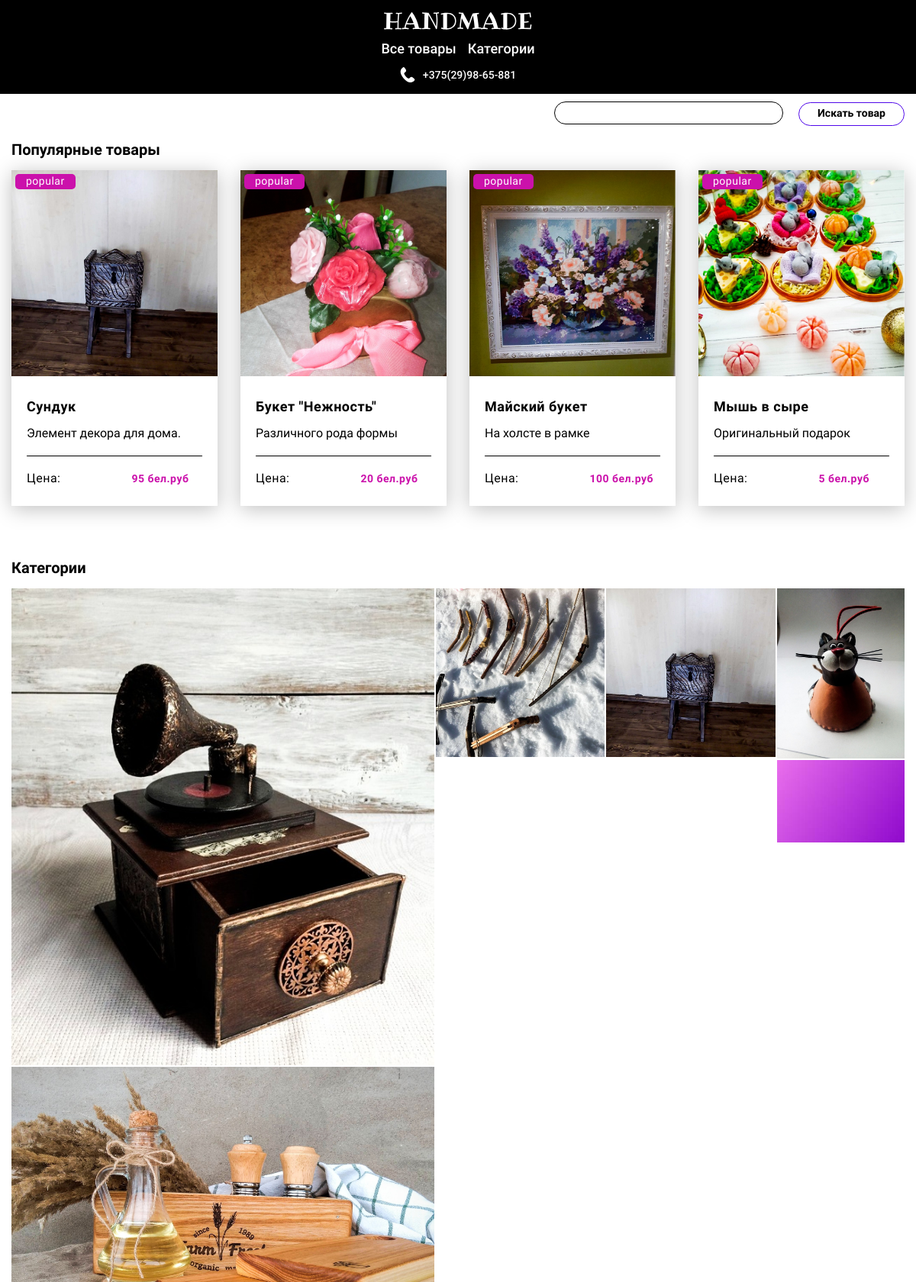
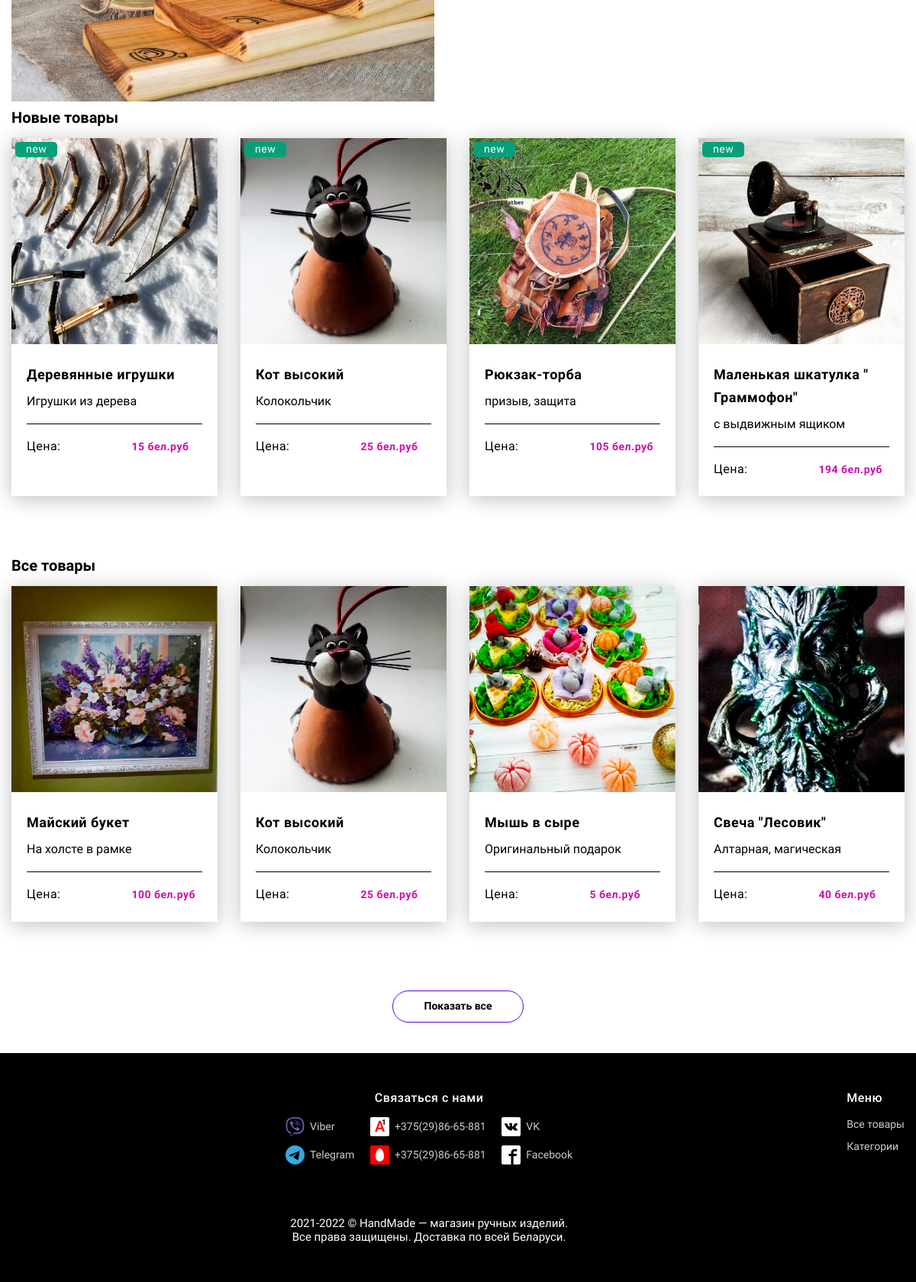
The page / on the database its author committed (2 pictures, top to bottom).
### app.py (models this page shows, shortened)
class Product(db.Model):
    id = db.Column(db.Integer, primary_key=True)
    title = db.Column(db.String(80), default='Product №' + id)
    desc = db.Column(db.Text, default='There is no description')
    desc_opt = db.Column(db.String(250), default='There is no description')
    date = db.Column(db.DateTime, default=datetime.utcnow)
    visibility = db.Column(db.Boolean, default=True)
    price = db.Column(db.Integer, nullable=True)
    categories = db.Column(db.String(250), nullable=True)
    image = db.Column(db.String(250), nullable=True)
    author = db.Column(db.String(250), nullable=True)
    availability = db.Column(db.Integer, nullable=True)
    assignment = db.Column(db.String(250), nullable=True)
    material = db.Column(db.String(250), nullable=True)
    material_opt = db.Column(db.String(250), nullable=True)
    color = db.Column(db.String(250), nullable=True)
    color_opt = db.Column(db.String(250), nullable=True)
    size = db.Column(db.String(250), nullable=True)
    weight = db.Column(db.String(250), nullable=True)
    guarantee = db.Column(db.String(250), nullable=True)

### app.py (the view)
@app.route('/')
def index():
    products = Product.query.filter(Product.visibility == True).filter(Product.categories != "").order_by(
        Product.date).all()
    four_popular_products = db.session.query(Product) \
        .outerjoin(Order, Product.id == Order.product_id) \
        .filter(Product.date >= datetime(datetime.today().year, datetime.today().month, day=1)) \
        .filter(Product.visibility == True) \
        .group_by(Product.id) \
        .order_by(db.func.count(Order.product_id).desc()) \
        .limit(4).all()
    four_products = Product.query.filter(Product.visibility == True).order_by(func.random()).limit(4).all()
    four_new_products = Product.query.filter(Product.visibility == True).order_by(Product.date.desc()).limit(4).all()
    categories = []
    cat_images = []
    for product in products:
        categories.append(product.categories)
        cat_images.append((product.image.split(' '))[0])
    cat_img = dict(zip(categories, cat_images))
    keys = list(set(cat_img.keys()))
    random.shuffle(keys)
    cat_img_shuffled = dict()
    for key in keys:
        cat_img_shuffled.update({key: cat_img[key]})
    categories = []
    cat_images = []
    for c, i in cat_img_shuffled.items():
        categories.append(c)
        cat_images.append(i)
    return render_template("index.html",
                           four_popular_products=four_popular_products,
                           four_products=four_products,
                           four_new_products=four_new_products,
                           categories=categories[:5],
                           cat_images=cat_images[:5])

### templates/index.html (shortened to what this page needs)
{% extends 'base.html' %}
{% block body %}
<div class="page">
        <div class="container">
            <div class="page__content">
                <section class="popular-goods">
                    <div class="popular-goods__title">Популярные товары</div>
                    <div class="cards">
                        {% for el in four_popular_products %}
                        <div class="card">
                            <a href="{{ url_for('product', id=el.id) }}" class="card__link">
                                <div class="card__top">
                                    <img src="{{ url_for('static', filename=(el.image.split(' '))[0]) }}" alt="card" class="card__img">
                                    <div class="card__type type_popular">popular</div>
                                </div>
                                <div class="card__bottom">
                                    <div class="card__title">{{el.title}}</div>
                                    <div class="card__text">{{el.desc_opt}}</div>
                                    <div class="card__price price_popular">Цена:<span>{{ el.price }} бел.руб</span></div>
                                </div>
                            </a>
                        </div>
                        {% endfor %}
                    </div>
                </section>
                <section class="categories">
                    <div class="categories__title">Категории</div>
                    <div class="categories__columns">
                        <div class="categories__col">
                            {% for i in range(2) %}
                            <div class="categorie__item">
                                <img class="categorie__img" src="{{ url_for('static', filename=cat_images[i]) }}" alt="categogrie__img">
                            </div>
                            {% endfor %}
                        </div>
                        <div class="categories__col">
                            <div class="categorie__item">
                                <img class="categorie__img" src="{{ url_for('static', filename=cat_images[2]) }}" alt="categogrie__img">
                            </div>
                        </div>
                        <div class="categories__col">
                            <div class="categorie__item">
                                <img class="categorie__img" src="{{ url_for('static', filename=cat_images[3]) }}" alt="categogrie__img">
                            </div>
                        </div>
                        <div class="categories__col">
                            <div class="categorie__item">
                                <img class="categorie__img" src="{{ url_for('static', filename=cat_images[4]) }}" alt="categogrie__img">
                            </div>
                            <div class="categorie__item">
                                <img class="categorie__img" src="{{ url_for('static', filename='images/dest/photo/all_cat_img.jpg') }}" alt="categogrie__img">
                            </div>
                        </div>
                    </div>
                </section>
                <section class="new-goods">
                    <div class="new-goods__title">Новые товары</div>
                    <div class="cards">
                        {% for el in four_new_products %}
                        <div class="card">
                            <a href="{{ url_for('product', id=el.id) }}" class="card__link">
                                <div class="card__top">
                                    <img src="{{ url_for('static', filename=(el.image.split(' '))[0]) }}" alt="card" class="card__img">
                                    <div class="card__type type_new">new</div>
                                </div>
                                <div class="card__bottom">
                                    <div class="card__title">{{el.title}}</div>
                                    <div class="card__text">{{el.desc_opt}}</div>
                                    <div class="card__price price_popular">Цена:<span>{{ el.price }} бел.руб</span></div>
                                </div>
                            </a>
                        </div>
                        {% endfor %}
                    </div>
                </section>
                <section class="all-goods">
                    <div class="all-goods__title">Все товары</div>
                    <div class="cards">
                        {% for el in four_products %}
                        <div class="card">
                            <a href="{{ url_for('product', id=el.id) }}" class="card__link">
                                <div class="card__top">
                                    <img src="{{ url_for('static', filename=(el.image.split(' '))[0]) }}" alt="card" class="card__img">
                                </div>
                                <div class="card__bottom">
                                    <div class="card__title">{{el.title}}</div>
                                    <div class="card__text">{{el.desc_opt}}</div>
                                    <div class="card__price price_popular">Цена:<span>{{ el.price }} бел.руб</span></div>
                                </div>
                            </a>
                        </div>
                        {% endfor %}
                    </div>
                    <div class="all-goods__action">
                        <a href="{{ url_for('all_products', page_num=1) }}" class="all-goods__button">Показать все</a>
                    </div>
                </section>
            </div>
        </div>
    </div>
{% endblock %}

### static/css/app.css (style rules this page uses)
html { line-height: 1.15; -webkit-text-size-adjust: 100% }
body { margin: 0 }
a { background-color: transparent }
img { border-style: none }
img { display: block }
body { color: #fff; font-size: 14px; font-weight: 400; line-height: 19px; font-family: Roboto }
.all-goods__button, .categorie__button, .form-button { border: 0; background-color: #fff; border: 1px solid #5109ea; font-weight: 700; line-height: 1.14; color: #000; padding: 6px 24px 7px 24px; border-radius: 30px; cursor: pointer; -webkit-transition: background-color .4s linear,color .4s linear; -o-transition: background-color .4s linear,color .4s linear; transition: background-color .4s linear,color .4s linear }
.container { max-width: 1200px; margin: 0 auto; padding: 0 15px }
.all-goods, .categories, .new-goods, .popular-goods, .goods-categories, .similar-products { padding: 10px 0 0 0 }
.all-goods__title, .categories__title, .new-goods__title, .popular-goods__title, .goods-categories__title, .similar-products__title { font-size: 20px; line-height: 1.15; font-weight: 700; color: #000; margin-bottom: 15px }
.cards { display: -webkit-box; display: -ms-flexbox; display: flex; width: 100%; -ms-flex-wrap: wrap; flex-wrap: wrap; -webkit-box-pack: justify; -ms-flex-pack: justify; justify-content: space-between; padding-bottom: 30px }
.cards .card { min-width: 270px; width: 270px; margin-bottom: 30px; -webkit-box-shadow: 0 4px 25px rgba(0,0,0,.25); box-shadow: 0 4px 25px rgba(0,0,0,.25) }
.card { -webkit-transition: .4s linear; -o-transition: .4s linear; transition: .4s linear }
.card__link { text-decoration: none }
.card__top { position: relative; height: 270px; overflow: hidden }
.card__img { width: 100%; height: 100%; object-fit: cover; position: absolute; left: 50%; transform: translateX(-50%); -webkit-transition: .4s linear; -o-transition: .4s linear; transition: transform .4s linear }
.card__type { position: absolute; top: 5px; left: 5px; border-radius: 5px; color: #fff; font-size: 14px; line-height: 1.14; padding: 2px 14px; letter-spacing: .5px }
.card__bottom { color: #000; padding: 25px 20px 26px; word-wrap: break-word; }
.card__title { font-weight: 700; font-size: 18px; line-height: 1.66; letter-spacing: .5px; text-decoration: none; margin-bottom: 10px }
.card__text { font-size: 16px; line-height: 19px; padding-bottom: 21px; position: relative }
.card__text::after { content: ""; display: block; position: absolute; bottom: 0; width: 100%; height: 1px; background-color: #000 }
.card__price { padding-top: 20px; font-size: 16px; line-height: 1.18; letter-spacing: .5px }
.card__price span { margin-left: 93px; font-weight: 700; font-size: 14px; line-height: 1.14 }
.type_popular { background-color: #cb11ab }
.type_new { background-color: #079f7b }
.price_popular span { color: #cb11ab }
.categories__columns { display: -webkit-box; display: -ms-flexbox; display: flex }
.categories__col { border-right: 2px solid #fff }
.categories__col:last-child { border-right: 0 }
.categorie__item { position: relative; border-bottom: 2px solid #fff }
.categorie__item:last-child { border: 0 }
.categorie__img { max-width: 100%; height: auto }
.all-goods { padding: 20px 0 40px 0 }
.all-goods__action { text-align: center }
.all-goods__button { display: inline-block; font-weight: 700; font-size: 14px; line-height: 1.14; margin-top: 30px; text-decoration: none; padding: 12px 40px 12px 40px }
@media (max-width:1200px) { .cards, .goods-categorie__cards { -ms-flex-wrap: wrap; flex-wrap: wrap } }

### rows shown on the page
Product: shows a picture, title "Сундук", desc_opt "Элемент декора для дома.", price "95"
Product: shows a picture, title "Букет \"Нежность\"", desc_opt "Различного рода формы", price "20"
Product: shows a picture, title "Майский букет", desc_opt "На холсте в рамке", price "100"
Product: shows a picture, title "Мышь в сыре", desc_opt "Оригинальный подарок", price "5"
Product: shows a picture, title "Деревянные игрушки", desc_opt "Игрушки из дерева", price "15"
Product: shows a picture, title "Кот высокий", desc_opt "Колокольчик", price "25"
Product: shows a picture, title "Рюкзак-торба", desc_opt "призыв, защита", price "105"
Product: shows a picture, title "Маленькая шкатулка \" Граммофон\"", desc_opt "с выдвижным ящиком", price "194"
Product: shows a picture, title "Свеча \"Лесовик\"", desc_opt "Алтарная, магическая", price "40"
